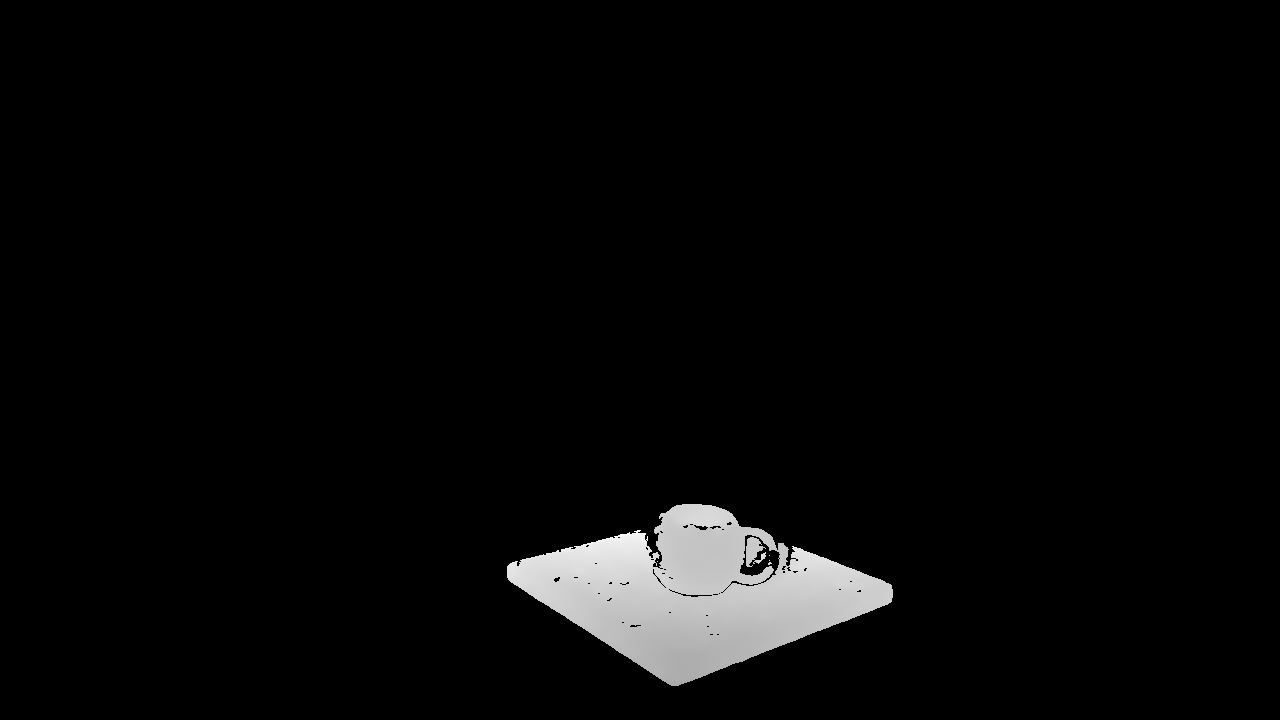
#> input picture scenes/2024-04-07-23-42-xpiysipqtuezjmnh/clutter_scene/clutter_scene_depth_image.png, 1280 x 720 px
$ python -i plane_cam.py   (imports and definitions only)
#> lines starting #> are read from the running program, lines starting #| are printed output that depends on the picture
import numpy as np
import matplotlib.pyplot as plt
import cv2
import os
from numpy.linalg import svd, det
import argparse
import json

def load_data(path):
    data = np.load(path)
    return data['color'], data['depth']

def display_image_for_selection(image):
    image = cv2.cvtColor(image, cv2.COLOR_BGR2RGB)
    fig, ax = plt.subplots()
    ax.imshow(image)

    # Set the title of the figure with the warning message
    fig.suptitle('Click to select corners in the order of: bottom left (origin), bottom right, upper left, upper right!', fontsize=12, color='red')

    coords = []

    def onclick(event):
        if event.xdata is not None and event.ydata is not None:
            x, y = int(event.xdata), int(event.ydata)
            coords.append((x, y))
            ax.plot(x, y, 'ro')
            fig.canvas.draw()
            print(f"Point selected: ({x}, {y})")

    fig.canvas.mpl_connect('button_press_event', onclick)
    plt.show()

    return coords

def refine_corners(image, coords, radius=11):
    gray = cv2.cvtColor(image, cv2.COLOR_RGB2GRAY)
    gray = np.float32(gray)
    dst = cv2.cornerHarris(gray, 2, 3, 0.04)

    # Result is dilated for marking the corners
    dst = cv2.dilate(dst, None)

    refined_coords = []
    for x, y in coords:
        # Check boundaries and adjust if necessary
        x_min = max(0, x - radius)
        y_min = max(0, y - radius)
        x_max = min(image.shape[1], x + radius + 1)
        y_max = min(image.shape[0], y + radius + 1)

        # Adjust the search box size based on the boundaries
        search_box_size = (y_max - y_min, x_max - x_min)

        local_max = np.unravel_index(np.argmax(dst[y_min:y_max, x_min:x_max]), search_box_size)
        refined_coords.append((x_min + local_max[1], y_min + local_max[0]))

    return refined_coords

def calc_corners(color_image):
    # Display image for manual selection
    initial_coords = display_image_for_selection(color_image)
    # Refine selected coordinates using Harris Corner Detection
    refined_corners = refine_corners(color_image, initial_coords)
    return refined_corners

# Define the function to convert 2D image coordinates to 3D points correctly within this context
def image_to_3d(depth, points, focal_length, principal_point):
    points_3d = []
    for (x, y) in points:
        Z = depth[y, x] / 1000 # Depth value at (x, y)
        if Z > 0:  # Valid depth value
            X = (x - principal_point[0]) * Z / focal_length[0]
            Y = (y - principal_point[1]) * Z / focal_length[1]
            points_3d.append((X, Y, Z))
        else:  # Invalid depth value
            points_3d.append((None, None, None))
    return np.array(points_3d)

# Project the 3D points back onto the 2D image plane
def project_to_image(points_3d, focal_length, principal_point):
    projected_2d = []
    for x, y, z, _ in points_3d:
        u = (focal_length[0] * x / z) + principal_point[0]
        v = (focal_length[1] * y / z) + principal_point[1]
        projected_2d.append((u, v))
    return projected_2d

# [118 lines not run here, left out]

>>> import cv2
>>> picture = cv2.imread('scenes/2024-04-07-23-42-xpiysipqtuezjmnh/clutter_scene/clutter_scene_depth_image.png')
#> picture is the input picture: shape (720, 1280, 3); min 0, max 255, mean 8
>>> result = calc_corners(picture)
#> in calc_corners, `initial_coords = display_image_for_selection(color_image)`: initial_coords = []
#> in refine_corners, `dst = cv2.dilate(dst, None)`:
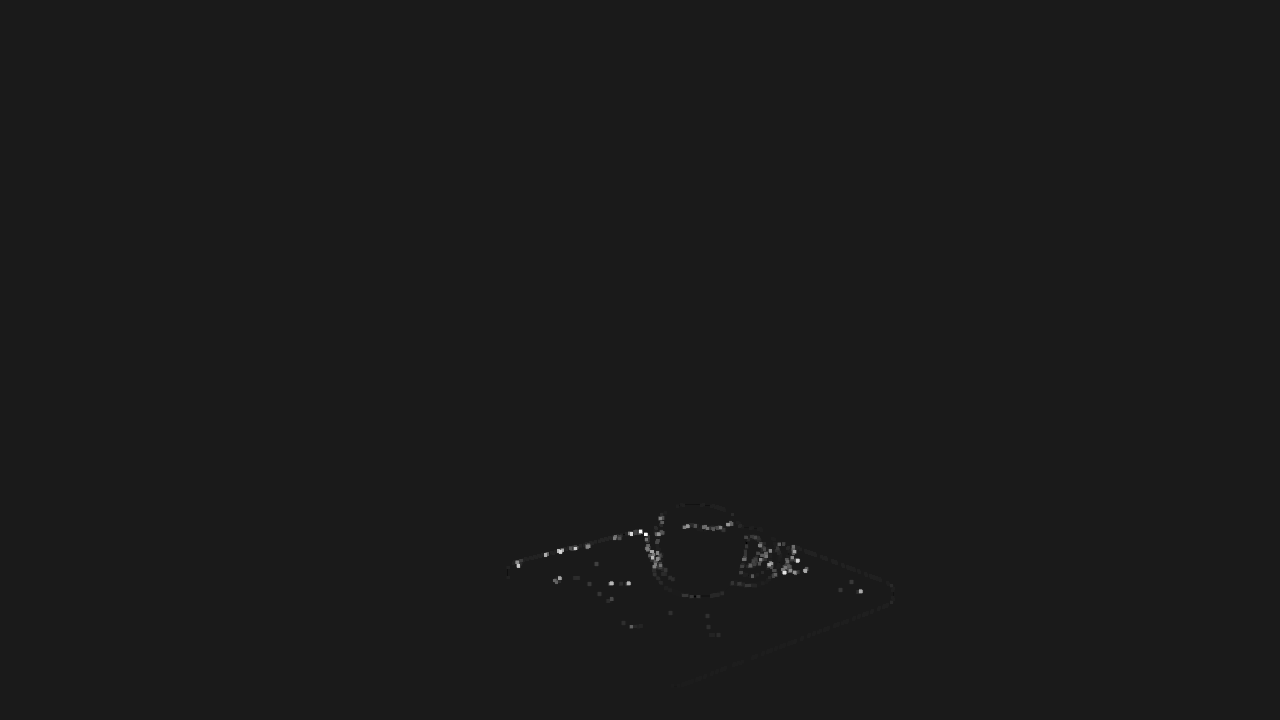
#> dst: shape (720, 1280) float32; min -64320768, max 550990400, mean 399228.8; drawn with min black and max white
#> result = []
